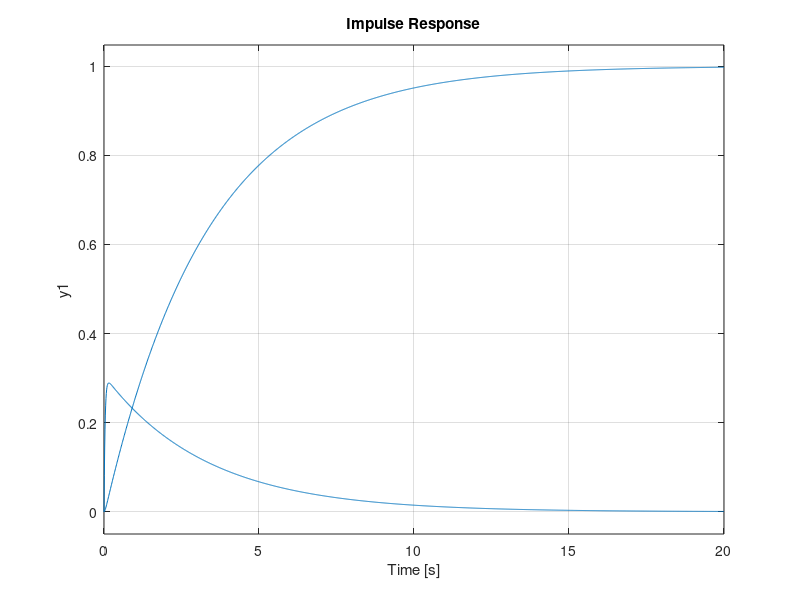

Reproduce this figure in MATLAB.
% date 28/02/2019.
%consider a system with natural freq. =3 and damping cofficient are 0.7,1,2 . Determine the TF 
%and representit in matlab.
%Determine all all the poles and zero by pole-zero plot.
%Determine step responses and impulse responses of the system.
%zie(damping cofficient) 
  %<1 ==> uder damped
  %>1 ==> over damped
  %=1 ==> critical damped
  %=0 ==> undamped

zie=input('enter zy:') % damping cofficient
num=[9]
den=[1 6*(zie) 9] %s^2 +2s*naturalfreq*zie + (naturalfreq)^2 

sys=tf(num,den) % transfer function.

%pzplot(sys)
hold on
step(sys) % step response of transfer function.
hold on  % hold the previous plot.
title('Step and Impulse response.')
impulse(sys) % impulse response of transfer function.



